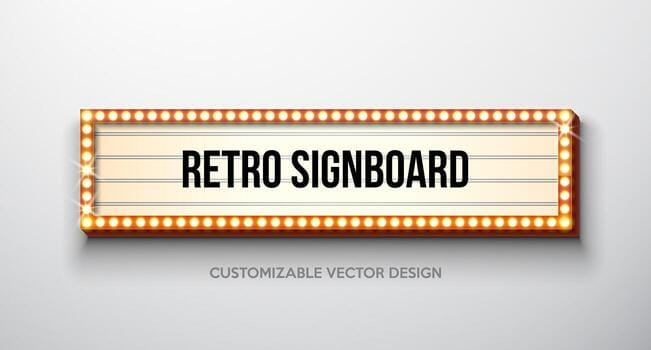
#> input picture input.jpg, 651 x 350 px
$ python denoise.py input.jpg
#> lines starting #> are read from the running program, lines starting #| are printed output that depends on the picture
import cv2
import os
import argparse


def denoise_image(input_path: str, output_path: str = None, method: str = "gaussian") -> str:
    """Denoise an image using OpenCV.

    Methods:
        gaussian: Convert to grayscale and apply Gaussian blur (simple, fast)
        nlmeans: Non-local means denoising (preserves color, slower, better quality)
        bilateral: Bilateral filter (preserves edges, medium speed)

    Args:
        input_path: Path to input image
        output_path: Path to save denoised image (default: next to input with .denoised suffix)
        method: Denoising method ('gaussian', 'nlmeans', 'bilateral')

    Returns:
        Path to saved denoised image

    Raises:
        FileNotFoundError: If input image does not exist
        RuntimeError: If image cannot be read or written
    """
#> called with input_path = 'input.jpg', method = 'gaussian'
    if not os.path.exists(input_path):
        raise FileNotFoundError(f"Input image not found: {input_path}")

    # Read the original image
    img = cv2.imread(input_path)
#> img is the input picture: shape (350, 651, 3); mean B, G, R 200.5, 207.3, 213.8
    if img is None:
        raise RuntimeError(f"Failed to read image: {input_path}")

    # Default output path: add .denoised before extension
    if output_path is None:
        base, ext = os.path.splitext(input_path)
        output_path = f"{base}.denoised{ext}"

    # Apply selected denoising method
    method = method.lower()
    if method == "gaussian":
        # Convert to grayscale and apply Gaussian blur
        gray = cv2.cvtColor(img, cv2.COLOR_BGR2GRAY)
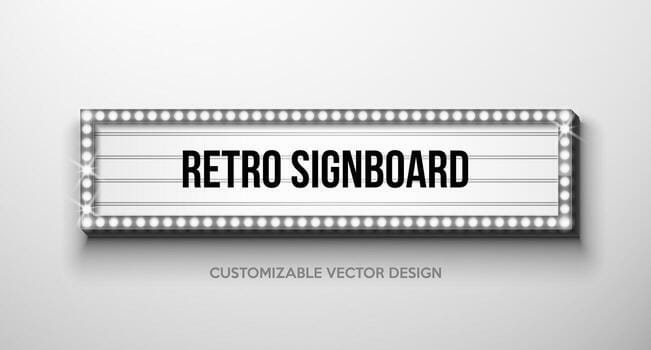
#> gray: shape (350, 651); min 0, max 255, mean 208.5
        denoised = cv2.GaussianBlur(gray, (5, 5), 0)
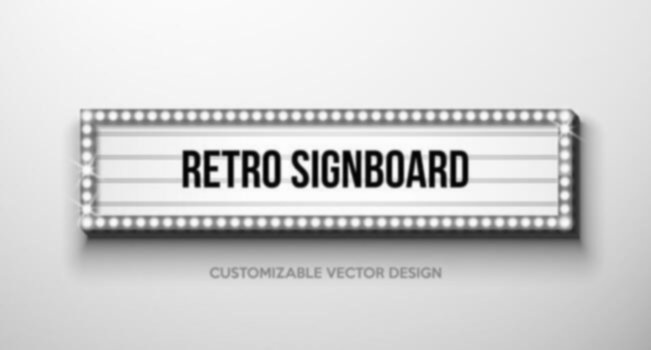
#> denoised: shape (350, 651); min 2, max 253, mean 208.5
    elif method == "nlmeans":
        # Non-local means denoising (color)
        denoised = cv2.fastNlMeansDenoisingColored(img, None, h=10, templateWindowSize=7, searchWindowSize=21)
    elif method == "bilateral":
        # Bilateral filter (preserves edges)
        denoised = cv2.bilateralFilter(img, d=9, sigmaColor=75, sigmaSpace=75)
    else:
        raise ValueError(f"Unknown denoising method: {method}. Use 'gaussian', 'nlmeans', or 'bilateral'.")

    # Ensure output directory exists
    outdir = os.path.dirname(output_path) or "."
    os.makedirs(outdir, exist_ok=True)

    # Save the denoised image
    success = cv2.imwrite(output_path, denoised)
    if not success:
        raise RuntimeError(f"Failed to write denoised image: {output_path}")

    return output_path


if __name__ == "__main__":
    parser = argparse.ArgumentParser(description="Denoise an image using OpenCV")
    parser.add_argument("input", help="Input image path")
    parser.add_argument("-o", "--output", help="Output image path (default: input.denoised.ext)")
    parser.add_argument("-m", "--method", choices=["gaussian", "nlmeans", "bilateral"],
                        default="gaussian", help="Denoising method (default: gaussian)")
    args = parser.parse_args()

    try:
        output = denoise_image(args.input, args.output, args.method)
        print(f"Denoised image saved: {output}")
    except Exception as e:
        print(f"Error: {e}")
        exit(1)
